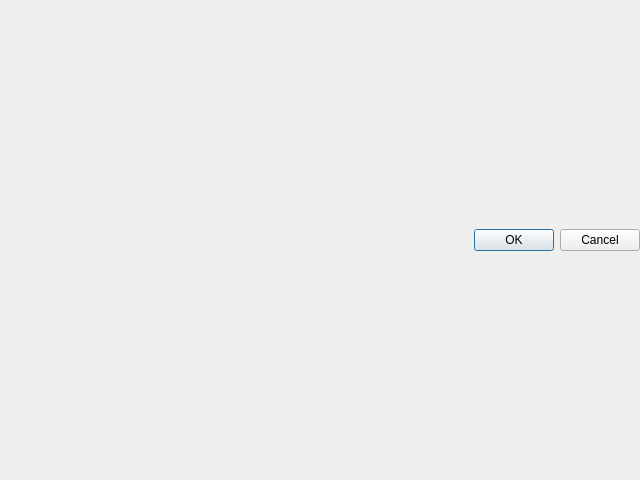
<?xml version="1.0" encoding="UTF-8"?>
<ui version="4.0">
 <class>UComponentPropertySelectionWidget</class>
 <widget class="QDialog" name="UComponentPropertySelectionWidget">
  <property name="geometry">
   <rect>
    <x>0</x>
    <y>0</y>
    <width>640</width>
    <height>480</height>
   </rect>
  </property>
  <property name="windowTitle">
   <string>Dialog</string>
  </property>
  <layout class="QVBoxLayout" name="verticalLayout">
   <property name="spacing">
    <number>0</number>
   </property>
   <property name="leftMargin">
    <number>0</number>
   </property>
   <property name="topMargin">
    <number>0</number>
   </property>
   <property name="rightMargin">
    <number>0</number>
   </property>
   <property name="bottomMargin">
    <number>0</number>
   </property>
   <item>
    <layout class="QHBoxLayout" name="horizontalLayoutComponentsList"/>
   </item>
   <item>
    <widget class="QDialogButtonBox" name="buttonBox">
     <property name="orientation">
      <enum>Qt::Horizontal</enum>
     </property>
     <property name="standardButtons">
      <set>QDialogButtonBox::Cancel|QDialogButtonBox::Ok</set>
     </property>
    </widget>
   </item>
  </layout>
 </widget>
 <resources/>
 <connections>
  <connection>
   <sender>buttonBox</sender>
   <signal>accepted()</signal>
   <receiver>UComponentPropertySelectionWidget</receiver>
   <slot>accept()</slot>
   <hints>
    <hint type="sourcelabel">
     <x>248</x>
     <y>254</y>
    </hint>
    <hint type="destinationlabel">
     <x>157</x>
     <y>274</y>
    </hint>
   </hints>
  </connection>
  <connection>
   <sender>buttonBox</sender>
   <signal>rejected()</signal>
   <receiver>UComponentPropertySelectionWidget</receiver>
   <slot>reject()</slot>
   <hints>
    <hint type="sourcelabel">
     <x>316</x>
     <y>260</y>
    </hint>
    <hint type="destinationlabel">
     <x>286</x>
     <y>274</y>
    </hint>
   </hints>
  </connection>
 </connections>
</ui>
